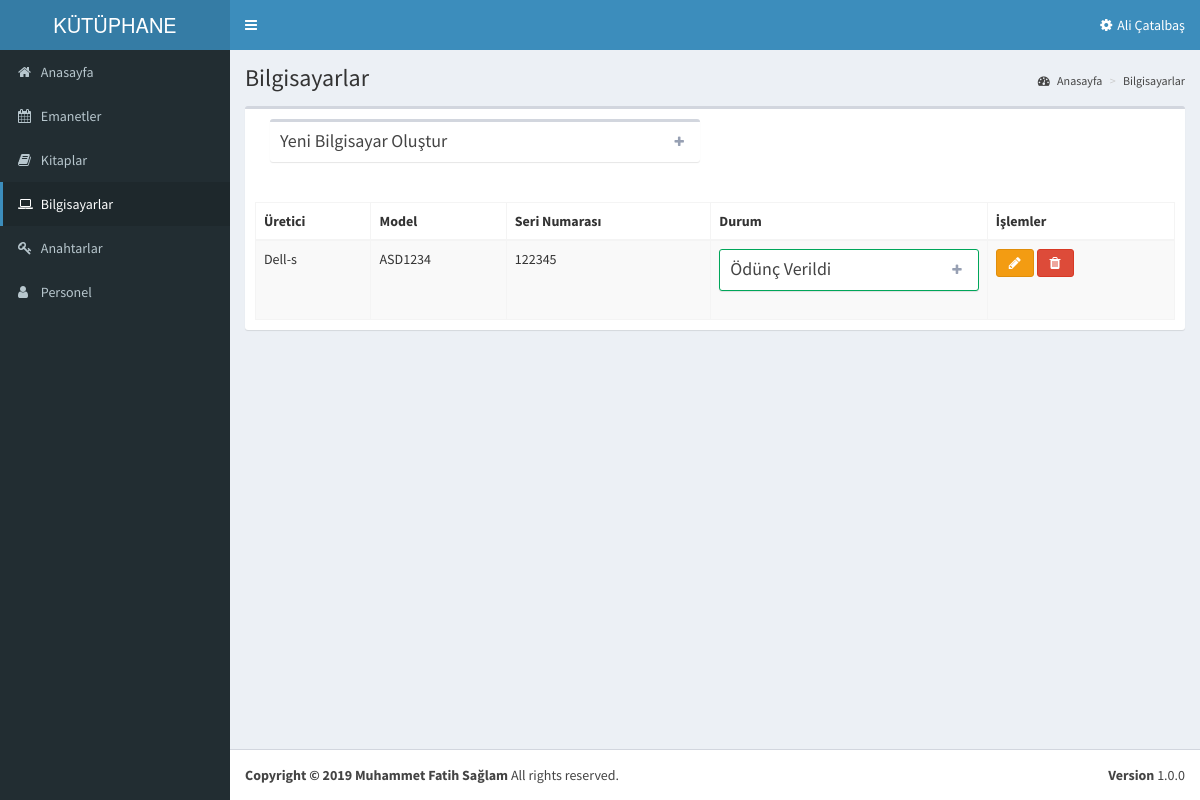
The app's page /computers.php?lang=tr (signed in) with its own data.
### tables this page shows
CREATE TABLE IF NOT EXISTS `computers` (
  `computerId` int(11) NOT NULL AUTO_INCREMENT,
  `manufacturer` varchar(25) NOT NULL,
  `model` varchar(25) NOT NULL,
  `serialNo` varchar(25) NOT NULL,
  `computerStatus` int(11) NOT NULL,
  PRIMARY KEY (`computerId`)
);

### computers.php (the view, shortened to what this page needs)
<?php
if((!isset($_SESSION["login"]))||($_SESSION["auth"]=="0")){
?>
<meta http-equiv="refresh" content="0;URL=login.php">
<?php
} else
{
?>
<?php include("header.php") ?>
  <div class="content-wrapper">
    <section class="content-header">
      <h1>
        <?=$lang["Computers"];?>
      </h1>
      <ol class="breadcrumb">
        <li class="active"><a href="#"><i class="fa fa-dashboard"></i> <?=$lang["Homepage"];?></a></li>
        <li><a href="#"><?=$lang["Computers"];?></a></li>
      </ol>
    </section>
    <section class="content">
      <div class="row">
        <div class="col-xs-12">
          <div class="box">
            <div class="box-header">
			 <div class="col-md-6">
          <div class="box box-default collapsed-box">
            <div class="box-header with-border">
              <h3 class="box-title"><?=$lang["Add_New_Computer"];?></h3>
              <div class="box-tools">
                <button type="button" class="btn btn-box-tool" data-widget="collapse"><i class="fa fa-plus"></i>
                </button>
              </div>
            </div>
          </div>
        </div>
            </div>
            <div class="box-body">
              <table id="example1" class="table table-bordered table-striped">
                <thead>
				  <tr>
					<th><?=$lang["Manufacturer"];?></th>
					<th><?=$lang["Model"];?></th>
					<th><?=$lang["Serial_Number"];?></th>
					<th><?=$lang["Status"];?></th>
					<th><?=$lang["Operations"];?></th>
				  </tr>
				</thead>
				<tbody>
					<?php
					$pullComputer=$connection->query("select * from computers")->fetchAll(PDO::FETCH_ASSOC);
					foreach ($pullComputer as $pulledComputer)
					{
					?>
				  <tr>
					<td><?=$pulledComputer['manufacturer'];?></td>
					<td><?=$pulledComputer['model'];?></td>
					<td><?=$pulledComputer['serialNo'];?></td>
					<td>
					<div class="box box-default collapsed-box" style="border:1px solid #00a65a;">
						<div class="box-header with-border">
						  <h4 class="box-title"><?php if($pulledComputer['computerStatus']=='0')echo $lang["In_inventory"]; else echo $lang["Lent"];?></h4>
						  <div class="box-tools">
							<button type="button" class="btn btn-box-tool" data-widget="collapse"><i class="fa fa-plus"></i>
							</button>
						  </div>
						</div>
					</div>
					</td>
					<td>
					  <span class="button-group">
						<button type="button" class="btn btn-warning fa fa-pencil" data-toggle="modal" data-target="#myModal"></button>
						<a href="computer-delete.php?computerId=<?=$pulledComputer['computerId'];?>" onclick="return confirm('<?=$lang["Are_you_sure_to_delete"];?>');" class="fa fa-trash btn btn-danger"></a>
					  </span>
					</td>
				  </tr>
				  <?php } ?>
				</tbody>
              </table>
            </div>
          </div>
        </div>
      </div>
    </section>
  </div>
 <?php
	include("footer.php");
 ?>
<?php	} ?>

### records on screen
computers: manufacturer "Dell-s", model "ASD1234", serialNo "122345"

### other values on screen
$lang["LIBRARY_RECORDS"] "KÜTÜPHANE…"
$_SESSION["enteredPerson"] "Ali Çatalbaş"
$lang["Homepage"] "Anasayfa"
$lang["Loans"] "Emanetler"
$lang["Books"] "Kitaplar"
$lang["Computers"] "Bilgisayarlar"
$lang["Keys"] "Anahtarlar"
$lang['Personnel'] "Personel"
$lang["Add_New_Computer"] "Yeni Bilgisayar Oluştur"
$lang["Manufacturer"] "Üretici"
$lang["Model"] "Model"
$lang["Serial_Number"] "Seri Numarası"
$lang["Status"] "Durum"
$lang["Operations"] "İşlemler"
